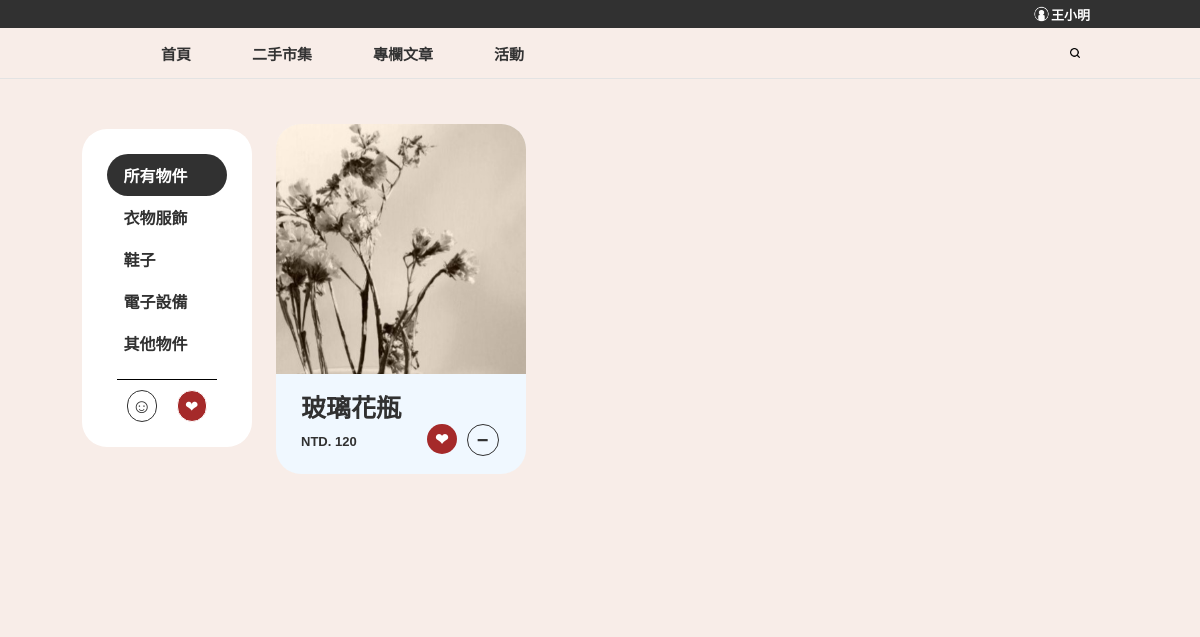
/market/user_interface/ (signed in), run on the app's committed database.
### market/models.py (models this page shows)
class Item(models.Model):
    idx = models.AutoField(auto_created=True, primary_key=True)
    user = models.CharField(max_length=100, default='visitor')
    name = models.CharField(max_length=100)
    price = models.IntegerField()
    quantity = models.IntegerField()
    transaction_type = models.CharField(max_length=20)
    transaction_location = models.CharField(max_length=100, blank=True)
    category = models.CharField(max_length=20)
    condition = models.CharField(max_length=200)
    image = models.ImageField(upload_to='images/')

### market/views.py (the view)
# urls.py: path('user_interface/', views.user_interface, name='user_interface'),
@login_required(login_url='market_index')
def user_interface(request):
    global user_item_flag, love_item_flag, category_type
    if request.method in ('GET'):
        user = request.user.username
    if user_item_flag:
        return  render(request, 'mk_user.html', {
            'items': Item.objects.filter(user=user, category=category_type) \
                if category_type else Item.objects.filter(user=user),
            'category': category_type,
            'previews': preview_index,
            'user_check': 'check',
            'comments': Comment.objects.filter(item_idx=preview_index),
            'love_items': [love.item for love in \
                           Love.objects.filter(user=request.user.username)],
        })
    elif love_item_flag:
        love_item = [item.item for item in Love.objects.filter(user=user)]
        return  render(request, 'mk_user.html', {
            'items': Item.objects.filter(category=category_type, idx__in=love_item) \
                if category_type else Item.objects.filter(idx__in=love_item),
            'category': category_type,
            'previews': preview_index,
            'love_check': 'check',
            'comments': Comment.objects.filter(item_idx=preview_index),
            'love_items': [love.item for love in \
                           Love.objects.filter(user=request.user.username)],
        })
    else:
        return redirect('market_index')

### templates/mk_user.html (shortened to what this page needs)
{% extends 'mk_base.html' %}
{% block post %}
<div class="post-container">
  <div class='post-bulletin-board'>
    {% for item in items %}
    <div class='post'>
      <a style="background: none;" href="{% url 'preview_item' idx=item.idx %}">
        <div class='post-item-image'>
          {% load static %}
          <img src="{{ item.image.url }}" alt="{{item.name}}">
        </div>
        <div class='post-item-text'>
          <p class="item-title">{{item.name}}</p>
          <div class='item-tag'>
            <p>NTD. {{item.price}}</p>
            {% if item.idx in love_items %}
            <a class='love-item-active' href="{% url 'love_item' idx=item.idx %}">&#10084;</a>
            {% else %}
            <a class='love-item' href="{% url 'love_item' idx=item.idx %}">&#10084;</a>
            {% endif %}
            {% if user.get_username == item.user %}
            <a class='buy-item' href="{% url 'remove_item' idx=item.idx %}">&minus;</a>
            {% else %}
            <a class='buy-item'>&plus;</a>
            {% endif %}
          </div>
        </div>
      </a>
    </div>
    {% endfor %}
  </div>
</div>
{% endblock post %}

### templates/mk_base.html (shortened to what this page needs)
{% load static %}
<!DOCTYPE html>
<html lang="zh-TW">
<head>
  <link rel="stylesheet" href="{% static 'styles/index.css' %}">
  <link rel="stylesheet" href="{% static 'styles/navbar.css' %}">
  <link rel="stylesheet" href="{% static 'styles/market.css' %}">
</head>
<body>
<div class="top-bar-container">
  <div class="top-bar-menu container">
    <a href={% url 'login_interface' %}>
      <img src="{% static 'images/person.png' %}" alt="">
      {% if not request.user.is_authenticated %}
      <div>會員登入</div>
      {% else %}
      <div>{{ user.username }}</div>
      {% endif %}
  </div>
</div>
<div class="nav-bar-container">
	<div class="nav-bar-menu container">
		<div class="menu">
			<ul>
				<li class="menu-item"><a href="{% url 'index' %}#">首頁</a></li>
				<li class="menu-item"><a href="{% url 'market_index' %}">二手市集</a></li>
				<li class="menu-item"><a href="{% url 'index'%}#article">專欄文章</a></li>
				<li class="menu-item"><a href="{% url 'index'%}#campaign">活動</a></li>
			</ul>
		</div>
		<div class="top-search" >
			<a>
				<img class="top-search-btn" src="{% static 'images/search.png' %}" alt="">
			</a>
		</div>
	</div>
</div>
<div class="market-interface-container">
  <div class="market-interface">
    {% load static %}
    <div class="category-container">
      <div class="categories">
        <ul>
          <li class="{% if not category %}category-active{% endif %}">
            <a href="{% url 'category' option='all' %}">所有物件</a>
          </li>
          <li class="{% if category == '衣物服飾' %}category-active{% endif %}">
            <a href="{% url 'category' option='衣物服飾' %}">衣物服飾</a>
          </li>
          <li class="{% if category == '鞋子' %}category-active{% endif %}">
            <a href="{% url 'category' option='鞋子' %}">鞋子</a>
          </li>
          <li class="{% if category == '電子設備' %}category-active{% endif %}">
            <a href="{% url 'category' option='電子設備' %}">電子設備</a>
          </li>
          <li class="{% if category == '其他物件' %}category-active{% endif %}">
            <a href="{% url 'category' option='其他物件' %}">其他物件</a>
          </li>
          <div class='category-btn-div'>
            {% load static %}
            {% if user_check == 'check' %}
            <a class='category-btn my-item-btn my-item-btn-active' href="{% url 'user_btn' %}">&#9786;</a>
            {% else %}
            <a class='category-btn my-item-btn' href="{% url 'user_btn' %}">&#9786;</a>
            {% endif %}
            {% if love_check == 'check' %}
            <a class='category-btn my-love-btn-active' href="{% url 'love_btn' %}">&#10084;</a>
            {% else %}
            <a class='category-btn' href="{% url 'love_btn' %}">&#10084;</a>
            {% endif %}
          </div>
        </ul>
      </div>
    </div>
    {% block post %}{% endblock post %}
  </div>
</div>
</body>
</html>

### static/styles/index.css (style rules this page uses)
* { margin: 0; padding: 0; background-color: #f8ede8; scroll-behavior: smooth; }
.container { width: 1000px; }

### static/styles/navbar.css (style rules this page uses)
.top-bar-container { height: 28px; background: #313131; display: flex; align-items: center; justify-content: center; }
.top-bar-menu { background: none; display: flex; justify-content: right; }
.top-bar-container a { text-decoration: none; background: none; color: #fff; height: auto; display: flex; margin: 0 10px 0 30px; font-size: 13px; font-weight: bold; align-items: center; font-family: sans-serif; }
.top-bar-container img { height: 16px; background: none; }
.top-bar-container a div { background: none; }
.nav-bar-container { height: 50px; display: flex; justify-content: center; border-bottom: 1px solid #e3e3e3; position: sticky; z-index: 100; top: 0; }
.nav-bar-menu { display: flex; align-items: center; height: 100%; }
.nav-bar-menu .menu { float: left; width: 97%; height: 100%; display: flex; justify-content: left; }
.nav-bar-menu ul { list-style: none; display: flex; align-items: center; width: 50%; height: 100%; justify-content: space-evenly; }
.nav-bar-menu .menu-item { height: 100%; display: flex; align-items: center; font-size: 15px; font-weight: 600; }
.nav-bar-menu ul li a { text-decoration: none; color: #333; }
.nav-bar-menu .top-search { float: right; }
.top-search a { display: flex; justify-content: center; align-items: center; }
.top-search img { width: 10px; z-index: 100; }

### static/styles/market.css (style rules this page uses)
.market-interface-container { display: flex; justify-content: center; }
.market-interface { width: 90%; display: flex; }
.category-container { width: 20%; height: 100%; display: flex; justify-content: center; }
.categories { width: 80%; }
.categories ul { list-style: none; margin: 50px 0; padding: 25px; width: 10vw; border-radius: 25px; background-color: #fff; position: fixed; }
.categories li { background: none; padding: 9px 17px; border-radius: 25px; }
.categories li a { background: none; text-decoration: none; color: #313131; font-weight: bold; }
.categories .category-active { background-color: #313131; }
.categories .category-active a { color: #fff; }
.category-btn-div { background: none; display: flex; justify-content: center; align-items: center; margin: 15px 10px 0 10px; border-top: 1px solid; }
.category-btn { margin: 10px 10px 0 10px; width: 30px; height: 30px; border-radius: 25px; background: none; border: 1px solid; cursor: pointer; display: flex; justify-content: center; align-items: center; text-decoration: none; color: #313131; }
.my-item-btn { font-size: 20px; font-weight: bold; }
.my-love-btn-active { background-color: brown; color: #fff; }
.post-container { width: 50%; }
.post-bulletin-board { height: 100%; padding: 45px 0; display: grid; grid-template-columns: 50% 50%; }
.post { width: 250px; height: 350px; background-color: aliceblue; border-radius: 25px; overflow: hidden; cursor: pointer; }
.post-item-image { background: none; }
.post-item-image img { height: 250px; }
.post-item-text { background: none; margin: 10px 20px 20px 20px; }
.post-item-text p { background: none; display: flex; align-items: center; margin: 10px 60px 0 5px; font-size: 13px; color: #313131; }
.post-item-text .item-title { font-size: 25px; font-weight: bolder; color: #313131; }
.item-tag { display: flex; background: none; font-family: sans-serif; font-weight: bold; }
.love-item-active { height: 30px; width: 30px; border-radius: 30px; border: none; background-color: brown; cursor: pointer; display: flex; justify-content: center; align-items: center; margin-left: 10px; color: #fff; }
.buy-item { height: 30px; width: 30px; border-radius: 30px; border: 1px solid #313131; background: none; cursor: pointer; display: flex; justify-content: center; align-items: center; margin-left: 10px; font-size: 20px; font-weight: bold; color: #313131; }
.post a { text-decoration: none; }

### data on the page
Item: image (picture), name "玻璃花瓶", price "120"

### other printed values
{{ user.username }} "王小明"
